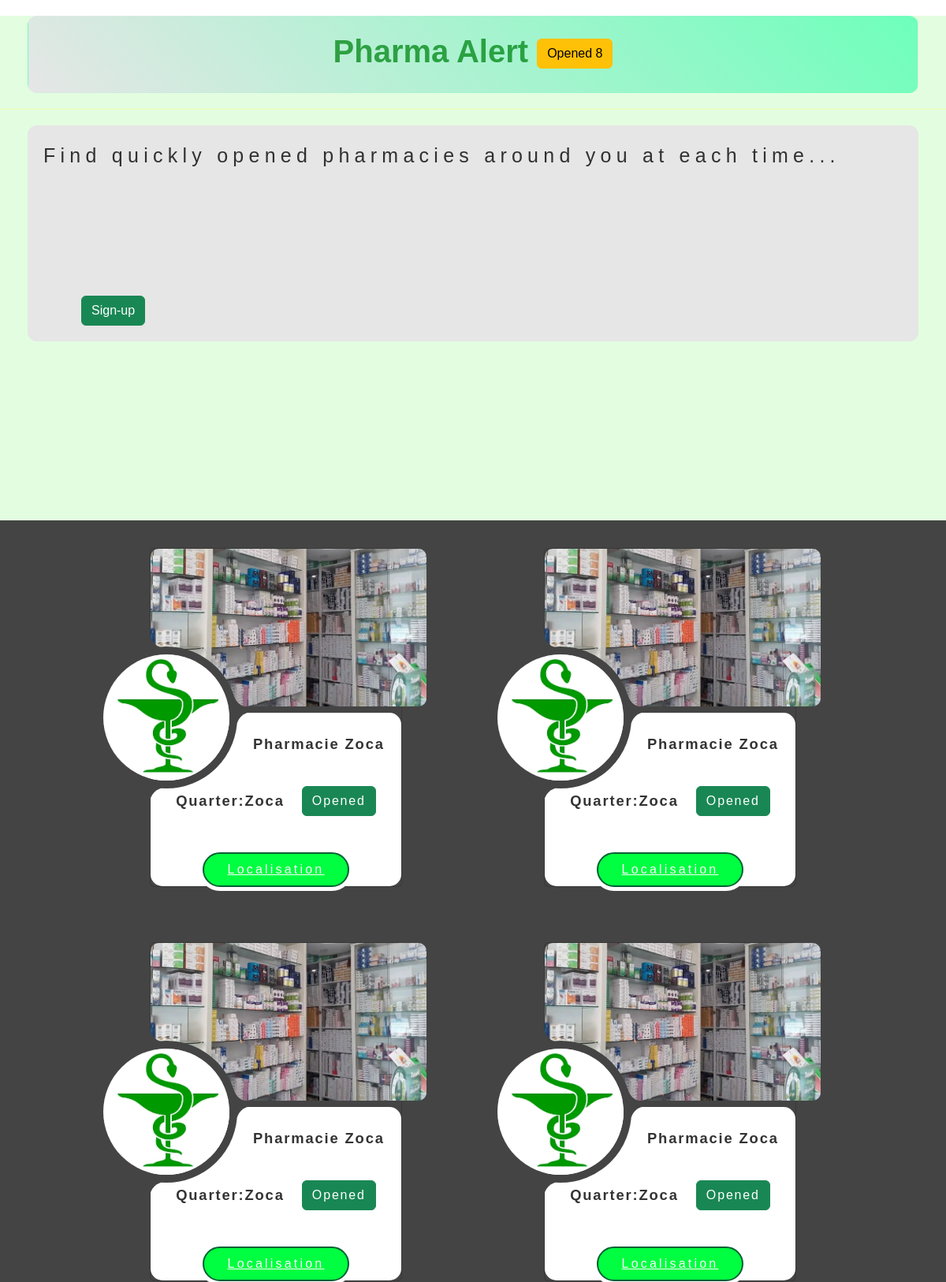
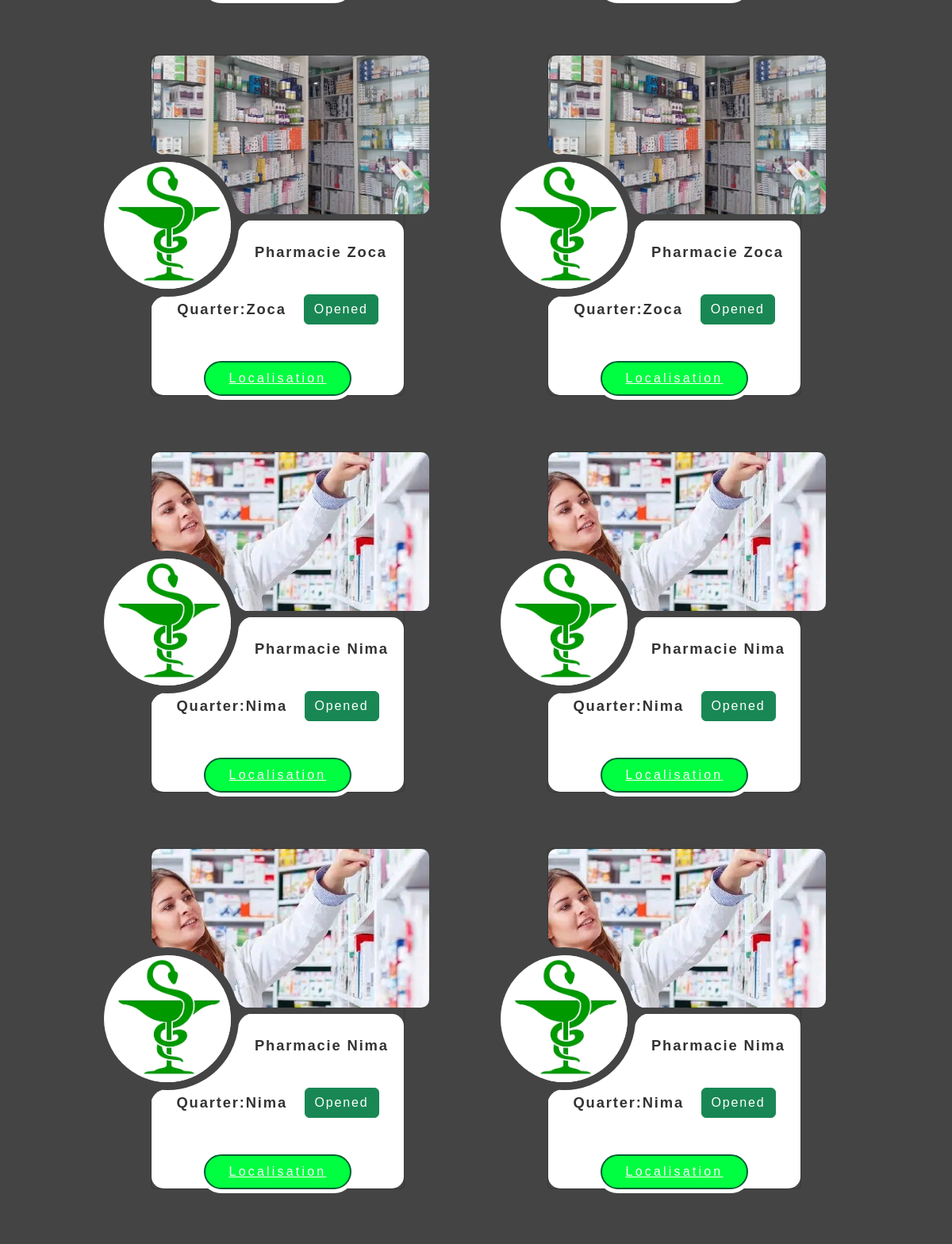
The page / (upper part) on the database its author committed (2 pictures, top to bottom).
### accounts/models.py (models this page shows, shortened)
class UserProfile(AbstractBaseUser, ):
    username = models.CharField(max_length=120)
    phone = models.CharField(max_length=120, unique=True)
    country = models.CharField(max_length=120)
    town = models.CharField(max_length=120)
    is_active = models.BooleanField(default=True)
    is_staff = models.BooleanField(default=False)
    is_admin = models.BooleanField(default=False)
    created_at = models.DateTimeField(auto_now_add=True)
    updated_at = models.DateTimeField(auto_now=True)
    USERNAME_FIELD = 'phone'
    REQUIRED_FIELDS = ['username', 'user_country', 'town']
    objects = UserManager()

### pharma/models.py (models this page shows, shortened)
class Pharmacy(models.Model):
    name = models.CharField(max_length=120)
    slug = models.SlugField(max_length=120)
    country = models.CharField(max_length=120)
    town = models.CharField(max_length=120)
    quarter = models.CharField(max_length=120)
    localisation = models.TextField(max_length=500)
    logo = models.ImageField(upload_to='doc')
    image = models.ImageField(upload_to='doc')
    status = models.CharField(max_length=25, choices=STATUS, default='OPEN')
    owner = models.ForeignKey(UserProfile, on_delete=models.CASCADE)

### pharma/views.py (the view)
# urls.py: path('', index, name='index'),
def index(request):
    opened = 0
    opened_in_country = 0
    pharmacies = Pharmacy.objects.all()
    users = UserProfile.objects.all()
    for pharmacy in pharmacies:
        for profile in users:
            if profile.country == pharmacy.country:
                opened_in_country += 1
                if profile.town == pharmacy.town:
                    if pharmacy.status == 'OPEN':
                        opened += 1
                        print(opened, "pharmacy are opened in", pharmacy.town)
    date = datetime.datetime.now()
    print(date)
    advices = Advice.objects.all()
    total_advices = Advice.objects.count()
    advice_id = random.randint(1, total_advices)
    selected_advice = ""
    for advice in advices:
        if advice.id == advice_id:
            selected_advice = advice
    context = {'pharmacies': pharmacies,
               'users': users,
               'date': date,
               'opened': opened,
               'tip': selected_advice}
    return render(request, 'pharma/index.html', context)

### pharma/templates/pharma/index.html (shortened to what this page needs)
{% load static %}
<!DOCTYPE html>
<html lang="en">
<head>
    <link rel="stylesheet" href="{% static 'css/bootstrap.css' %}">
    <link rel="stylesheet" href="{% static 'css/mains.css' %}">
</head>
<body>
    <section id="home">
        <div class="alert">
            <h2 class="text-left text-capitalize title">
                Pharma Alert <span class="btn btn-warning">Opened {{ opened }}</span>
            </h2>
        </div>
        <hr class="line">
        <div class="title">
            <p class="title">
                Find quickly opened pharmacies around you
                at each time... <br>
            </p>
            {% if not user.is_authenticated %}
                <a href="{% url 'signup' %}" class="btn btn-success mx-5">Sign-up</a>
            {% endif %}
        </div>
    </section>
    <section id="pharmacy" class="pharmacies">
        {% for pharmacy in pharmacies %}
        {% for profile in users %}
        {% if pharmacy.status == 'OPEN' %}
        <div class="card">
            <div class="box">
                <div class="pharmaBx">
                    <img src="{{ pharmacy.image.url }}" alt="{{ pharmacy.name }}">
                </div>
            </div>
            <div class="box">
                <div class="content">
                    <h2>{{ pharmacy.name }}</h2>
                    <ul>
                        <li>Quarter: <span>{{ pharmacy.quarter }}</span></li>
                        <li><span class="btn btn-success">Opened</span></li>
                    </ul>
                    <a href="{% url 'localisation_detail' pharmacy.slug %}" class="text-center text-capitalize">Localisation</a>
                </div>
            </div>
            <div class="circle">
                <div class="pharmaBx">
                    <img src="{{ pharmacy.logo.url }}" alt="{{ pharmacy.name }}">
                </div>
            </div>
        </div>
        {% endif %}
        {% endfor%}
        {% endfor%}
    </section>
</body>
</html>

### pharma/static/css/mains.css (style rules this page uses)
* { margin: 0; padding: 0; box-sizing: border-box; font-family: sans-serif; scroll-behavior: smooth; }
section#home { display: block; background: #e3fde0; height: 80vh; }
section#home h2.title { font-size: 2.5em; font-weight: 600; color: rgba(0, 134, 18, 0.753); }
hr.line { color: rgba(255, 255, 0, 0.9 ); justify-content: center; align-items: center; }
section#home div.alert { padding: 20px; margin: 20px 35px; display: flex; justify-content: space-between; align-items: center; flex-direction: column; flex-wrap: wrap; background: linear-gradient(45deg, #e6e6e6, #6effbb); border-radius: 12px; }
section#home div { padding: 20px; margin: 20px 35px; background: #e6e6e6; border-radius: 12px; }
section#home div p { font-size: 25px; font-weight: lighter; font-family: Tahoma, sans-serif; letter-spacing: 0.25em; height: 180px; color:rgba(0, 0, 0, 0.788); }
section.pharmacies { display: flex; flex-direction: row; flex-wrap: wrap; justify-content: center; align-items: center; background: #444; }
section.pharmacies div.card { margin: 35px 90px; position: relative; width: 320px; height: 430px; display: flex; flex-direction: column; justify-content: space-between; background: #444; }
section.pharmacies div.card div.box { position: relative; width: 110%; height: 200px; border-radius: 15px; }
section.pharmacies div.card div.box:nth-child(1)::before { content: ''; position: absolute; top: 106px; left: -1px; width: 20px; height: 20px; background: transparent; z-index: 10; border-bottom-left-radius: 20px; box-shadow: -6px 6px #444; }
section.pharmacies div.card div.box:nth-child(1)::after { content: ''; position: absolute; bottom: -1px; left: 105px; width: 20px; height: 20px; background: transparent; z-index: 10; border-bottom-left-radius: 20px; box-shadow: -6px 6px #444; }
section.pharmacies div.card div.box:nth-child(2) { background: #fff; height: 220px; width: 100%; }
section.pharmacies div.card div.box:nth-child(2)::before { content: ''; position: absolute; bottom: 105px; left: -1px; background: transparent; width: 20px; height: 20px; z-index: 10; border-top-left-radius: 20px; box-shadow: -6px -6px #444; }
section.pharmacies div.card div.box:nth-child(2)::after { content: ''; position: absolute; top: -1px; left: 109px; background: transparent; width: 20px; height: 20px; z-index: 10; border-top-left-radius: 20px; box-shadow: -6px -6px #444; }
section.pharmacies div.card div.circle { position: absolute; top: 50%; left: -70px; transform: translateY(-50%); width: 180px; height: 180px; border-radius: 50%; border: 10px solid #444; }
section.pharmacies div.card div.circle div.pharmaBx { position: absolute; inset: 0; overflow: hidden; border-radius: 50%; }
section.pharmacies div.card div.circle div.pharmaBx img { position: absolute; width: 100%; height: 100%; object-fit: cover; }
section.pharmacies div.card div.box div.pharmaBx img { position: absolute; width: 100%; height: 100%; object-fit: cover; border-radius: 10px; }
section.pharmacies div.card div.box div.content { position: absolute; inset: 0; padding: 30px 10px 20px; display: flex; align-items: center; flex-direction: column; gap: 20px; }
section.pharmacies div.card div.box div.content h2 { width: 100%; padding-left: 120px; text-transform: capitalize; font-size: 1.15em; letter-spacing: 0.1em; font-weight: 600; line-height: 1.1em; color: #333; }
section.pharmacies div.card div.box div.content ul { position: relative; top: 15px; display: flex; width: 100%; padding: 0 10px; justify-content: space-evenly; align-items: center; }
section.pharmacies div.card div.box div.content ul li { list-style: none; display: flex; text-align: center; padding: 0 10px; text-transform: capitalize; font-size: 1.15em; letter-spacing: 0.1em; font-weight: 600; color: #333; }
section.pharmacies div.card div.box div.content a { position: relative; top: 25px; padding: 8px 30px; border: none; outline: none; background: rgb(0, 255, 64); border-radius: 30px; color: #fff; font-size: 1em; letter-spacing: 0.2em; font-weight: 500; cursor: pointer; border: 2px solid #005f33; box-shadow: 0 0 0 5px #fff; transition: 0.5s; }
section { position: relative; width: 100%; display: flex; justify-content: center; align-items: center; color: rgba(225, 255, 255, 0.1); }

### rows shown on the page
Pharmacy: name "Pharmacie Zoca", quarter "Zoca"
UserProfile: image (picture), logo (picture)
UserProfile: image (picture), logo (picture)
UserProfile: image (picture), logo (picture)
UserProfile: image (picture), logo (picture)
UserProfile: image (picture), logo (picture)
UserProfile: image (picture), logo (picture)
Pharmacy: name "Pharmacie Nima", quarter "Nima"

### other values the page prints
{{ opened }} "8"
